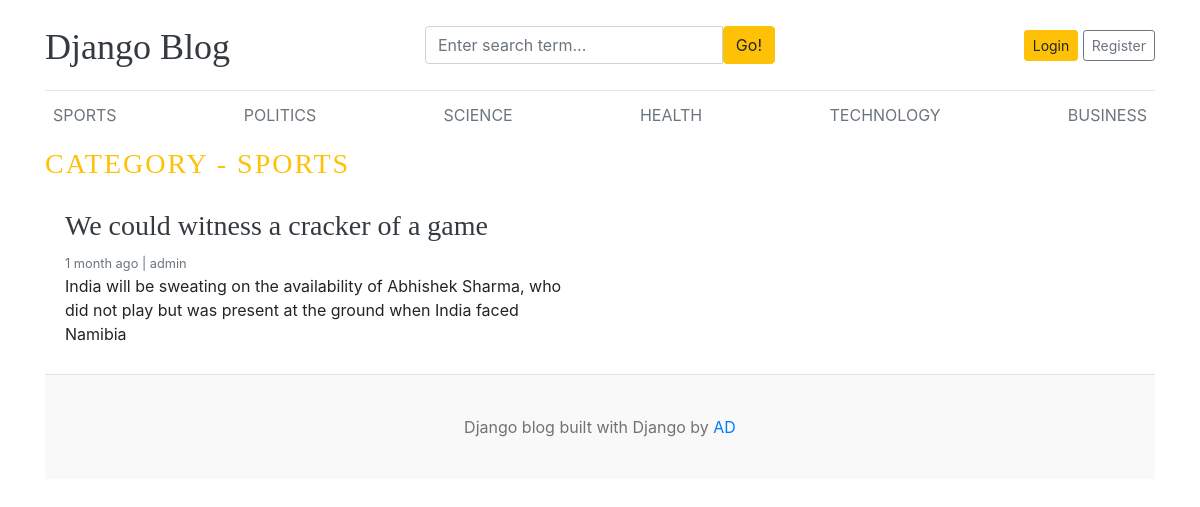
Page /category/1/ on the committed database.
### blogs/models.py (models this page shows, shortened)
class Category(models.Model):
    category_name=models.CharField(max_length=50,unique=True)
    created_at=models.DateTimeField(auto_now_add=True)
    updated_at=models.DateTimeField(auto_now=True)
    class Meta:
        verbose_name_plural='categories'
    def __str__(self):
        return self.category_name

class Blog(models.Model):
    title=models.CharField(max_length=100)
    slug=models.SlugField(max_length=150,unique=True,blank=True)
    category=models.ForeignKey(Category,on_delete=models.CASCADE)
    author=models.ForeignKey(User,on_delete=models.CASCADE)
    featured_image=models.ImageField(upload_to='uploads/%Y/%m/%d')
    short_description=models.TextField(max_length=500)
    blog_body=models.TextField(max_length=2000)
    status=models.CharField(max_length=20,choices=STATUS_CHOICES,default="Draft")
    is_featured=models.BooleanField(default=False)
    created_at=models.DateTimeField(auto_now_add=True)
    updated_at=models.DateTimeField(auto_now=True)

### blogs/views.py (the view)
# urls.py: path('<int:category_id>/',views.posts_by_category,name="posts_by_category")
def posts_by_category(request,category_id):
    posts=Blog.objects.filter(status='Published',category=category_id)
    category=get_object_or_404(Category,pk=category_id)
    context={
        'posts':posts,
        'category':category,
    }
    return render(request,'posts_by_category.html',context)

### blogs/context_processors.py (called while the page is built)
def get_categories(request):
    categories=Category.objects.all()
    return dict(categories=categories)

def get_social_links(request):
    social_links=SocialLink.objects.all()
    return dict(social_links=social_links)

### templates/posts_by_category.html
{% extends 'base.html' %}
  {% block content %}
  <h3 class =" text-uppercase text-warning" style="letter-spacing: 2px;">category - {{ category }}</h3>
  <div class="row mb-2">
    {% if posts %}
      {% for post in posts %}
    <div class="col-md-6">
      <div class="card border-0" >
        <div class="card-body">
          <h3><a href ="{% url 'blogs' post.slug %}" class="text-dark">{{post.title}}</a></h3>
          <small class="mb-1 text-muted">{{post.created_at | timesince}} ago | {{post.author}}</small>
          <p class="card-text">{{post.short_description | truncatewords:25 }}</p>
        </div>
      </div>
    </div>
    {% endfor %}
    {% else %}
    <p>No posts found</p>
    {% endif %}
  </div>
{% endblock %}

### templates/base.html (shortened to what this page needs)
{% load static %}
<!DOCTYPE html>
<html lang="en">
<head>
    <link href="https://getbootstrap.com/docs/4.0/dist/css/bootstrap.min.css" rel="stylesheet">
    <link href="{% static 'css/blog.css' %}" rel="stylesheet">
    <link rel="stylesheet" href="https://cdnjs.cloudflare.com/ajax/libs/font-awesome/4.7.0/css/font-awesome.min.css">
  </head>
<body>
    <div class="container">
      <header class="blog-header py-3">
        <div class="row flex-nowrap justify-content-between align-items-center">
          <div class="col-4 pt-1">
            <a class="blog-header-logo text-dark" href="/">Django Blog</a>
          </div>
          <div class="col-4 ">
          <form action="{% url 'search' %}" method="GET" >
            <div class="input-group">
                        <input class="form-control" type="text" name="keyword" value="{{ keyword }}" placeholder="Enter search term..." aria-label="Enter search term..." aria-describedby="button-search" />
                        <button type="submit" class="btn btn-warning" id="button-search" type="button">Go!</button>
                    </div>
          </form>
          </div>
          <div class="col-4 d-flex justify-content-end align-items-center">
            {% if not user.is_authenticated  %}
            <a class="btn btn-sm btn-warning" href="{% url 'login' %}">Login</a> &nbsp;
            <a class="btn btn-sm btn-outline-secondary" href="{% url 'register' %}">Register</a>
            {% else %}
            <span><a href='{% url 'dashboard' %}'>Dashboard</a></span>
            &emsp;
            <span><a href="{% url 'logout' %}">Logout</a></span>
            {% endif %}
          </div>
        </div>
      </header>
      <div class="nav-scroller py-1 mb-2">
        <nav class="nav d-flex justify-content-between">
          {% for cat in categories %}
          <a class="p-2 text-muted" href="{% url 'posts_by_category' cat.id %}">{{cat.category_name}}</a>
          {% endfor %}
        </nav>
      </div>
{% block content %}
{% endblock %}
 <footer class="blog-footer">
  <p>Django blog built with Django by <a href="#">AD</a></p>
</footer>
</body>
</html>

### blog/static/css/blog.css (style rules this page uses)
.blog-header { border-bottom: 1px solid #e5e5e5; }
.blog-header-logo { font-family: "Playfair Display", Georgia, "Times New Roman", serif; font-size: 2.25rem; }
h1, h2, h3, h4, h5, h6 { font-family: "Playfair Display", Georgia, "Times New Roman", serif; }
.blog-footer { padding: 2.5rem 0; color: #727272; text-align: center; background-color: #f9f9f9; border-top: .05rem solid #e5e5e5; }
.blog-footer p:last-child { margin-bottom: 0; }

### rows in the picture
Category: category_name "SPORTS"
Category: category_name "POLITICS"
Category: category_name "SCIENCE"
Category: category_name "HEALTH"
Category: category_name "TECHNOLOGY"
Category: category_name "BUSINESS"
Blog: title "We could witness a cracker of a game", created_at "1 month", author "admin", short_description "India will be sweating on the availability of Abhishek Sharma, who did not play but was present at the ground when India faced Namibia"
